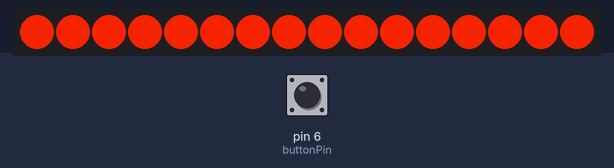
Recording of a sketch running on a simulated SparkFun Pro Micro, built with avr-gcc and run on an emulated ATmega32U4. On the bench: 16 RGB LEDs in strip order, left to right. The test bench sets the inputs (shaded band); at power-on: pin 6 (buttonPin) HIGH. Dim RGB values are drawn brighter than linear.

Above: at 1.25 s.
1.3 s: pin 6 (buttonPin) pulled LOW for 0.15 s
2.9 s: pin 6 (buttonPin) pulled LOW for 1 s
At 3.5 s:
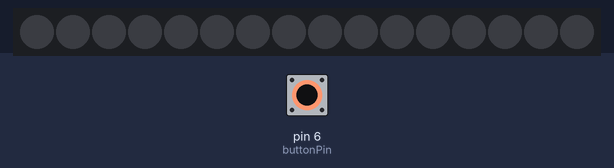
5.4 s: pin 6 (buttonPin) pulled LOW for 0.15 s
At 5.49 s:
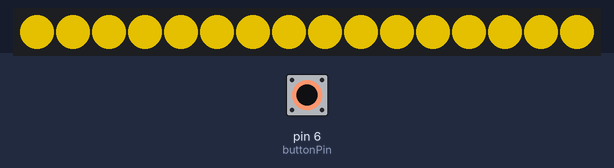
6.1 s: pin 6 (buttonPin) pulled LOW for 3.2 s
At 7.1 s:
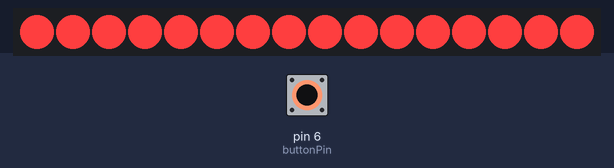
10.8 s: pin 6 (buttonPin) pulsed LOW 2 times (0.12 s each, 0.3 s apart)
At 11.24 s:
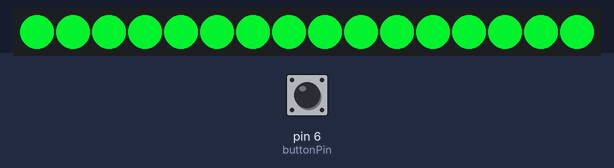

The sketch:

lights.ino
```cpp
#include <Bounce2.h>

#include <FastLED.h>

//FastLED stuff

#define NUM_LEDS 16
#define DATA_PIN 3 //LED pin
CRGB leds[NUM_LEDS];

uint8_t hue = 0;

//Bounce2 stuff

const int buttonPin = 6; //Pro Micro pin for your button
Bounce pushbutton = Bounce(buttonPin, 10);  // 10 ms debounce

void setup() {
  pinMode(buttonPin, INPUT_PULLUP);
  FastLED.addLeds<WS2812B, DATA_PIN, GRB>(leds, NUM_LEDS);  //might have to change "GRB" to "RGB" or "BGR" or whatever depending on your LED strip
}

//all the button code was copied from the Bounce2 tutorial
byte previousState = HIGH;         // what state was the button last time
unsigned int count = 0;            // how many times has it changed to low
unsigned long countAt = 0;         // when count changed
unsigned int countPrinted = 0;     // last count printed

void loop() {

  //RGB cycle code
  EVERY_N_MILLISECONDS(100) { //embedded function in FastLED library - you can also do EVERY_N_SECONDS()
    hue++;
  }

  //this has to be outside the pushbutton switch statement below, since it's constantly cycling colors
  if(count % 3 == 0){
    fill_solid(leds, NUM_LEDS, CHSV(hue, 255, 255));
  }

  //again, all the code for the button was copied from the Bounce2 tutorial
  if (pushbutton.update()) {
    if (pushbutton.fallingEdge()) {
      count = count + 1;
      countAt = millis();
    }
  } else {
    if (count != countPrinted) {
      unsigned long nowMillis = millis();
      if (nowMillis - countAt > 100) {
        //if you want to add a case, increment what you're modulo-ing count by
        switch(count % 3){
          case 1:
            fill_solid(leds, NUM_LEDS, CHSV(255, 130, 255)); //pink led to match my setup
            break;
          case 2:
            fill_solid(leds, NUM_LEDS, CRGB::Black); //turn off the light
            break;
        }
        countPrinted = count;
      }
    }
  }

  //turns on the lights
  FastLED.show();
}
```

Measured:
- after the input at 2.9 s, the LEDs: change after 0.12 s (image 1)
- after the input at 5.4 s, the LEDs: first change at once (image 2 shows a later state)
- after the input at 6.1 s, the LEDs: change after 0.12 s (image 3)
- after the input at 10.8 s, the LEDs: first change after 0.12 s (image 4 shows a later state)
